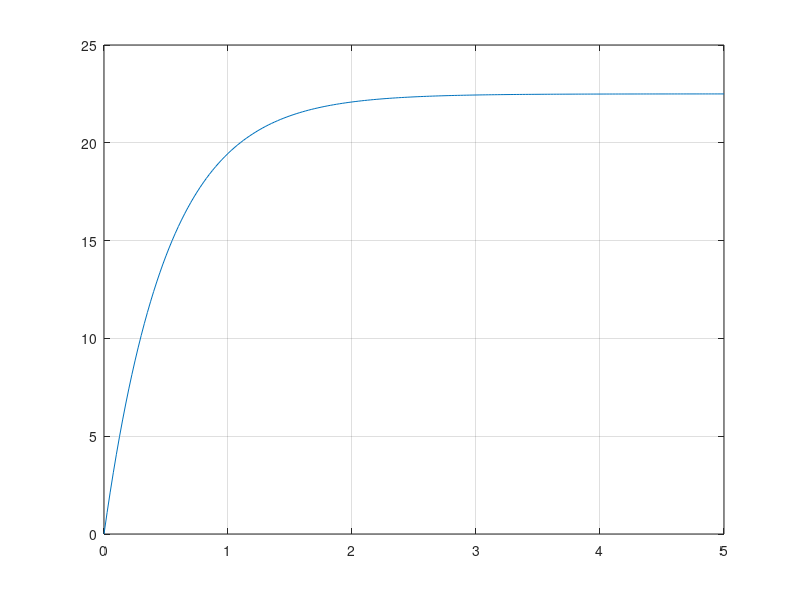

This chart was generated by the following MATLAB code: (Note: this script raises an error after producing the figure.)
%% Calcolo della risposta di un sistema LTI
close all
clear all
clc

load out;

A = [0 -1 5; 0 0 3; 0 0 -2];
B = [1 1 1]';
C = [0 0 5];
D = 0;

%% 2) risposta forzata dell'uscita
s = tf('s');
U = 9/s;
sys = ss(A,B,C,D);

H = zpk(sys);  %equivalentemente H = tf(sys)

Y = H*U;
%Y = C*inv(s*eye(size(A))-A)*B*U;

[numY,denY] = tfdata(Y,'v');
[R,p] = residue(numY,denY)

tao = 1/2;
t = [0:tao/20:10*tao];
y = -22.5*exp(-2*t) + 22.5;
figure(1)
plot(t,y)
grid on
hold on  %out.y_sim.signals.values
plot(out.tout, out.y_sim.signals.values, 'r')
title("Risposta punto 2")
xlabel("tempo [s]")
ylabel("Uscita forzata")
pause
close

%% 3) risposta libera dell'uscita
X0 = [1 5 0]';
Y = C*inv(s*eye(size(A))-A)*X0;
Y = minreal(zpk(Y));
[numY,denY] = tfdata(Y,'v');
[R,p] = residue(numY,denY)

y_t = initial(sys, X0, t);
plot(t, y_t, 'r')
grid on
pause
close

%% 4) risposta libera dell'uscita
X0 = [0 0 3]';
Y = C*inv(s*eye(size(A))-A)*X0;
Y = minreal(zpk(Y));
[numY,denY] = tfdata(Y,'v');
[R,p] = residue(numY,denY)

y = 15*exp(-2*t);
plot(t,y,'b')
hold on

y_t = initial(sys, X0, t);
plot(t, y_t, 'r')
grid on
